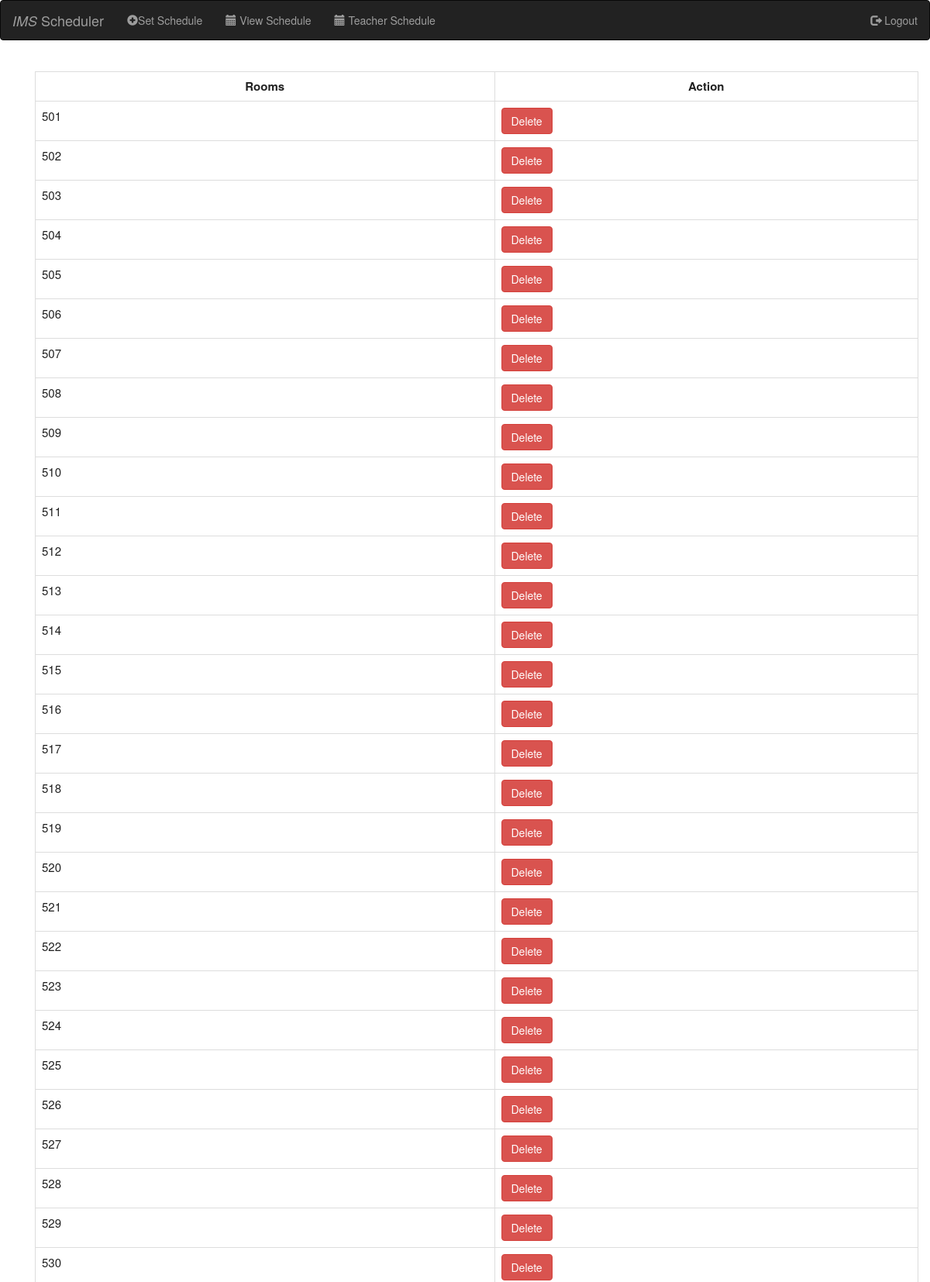
The app's page /roomlist.php (upper part) with its own data.
### tables this page shows
CREATE TABLE `rooms` (
  `room_id` int(11) NOT NULL,
  `room` varchar(250) NOT NULL,
  `is_group` tinyint(1) NOT NULL
);

### roomlist.php (the view, shortened to what this page needs)
<?php
include_once("header.php");
include_once("navbar.php");
?>
<html>
<head>
</head>
<body><br>
    <div class="container">
        <body>
            <?php
            echo "<tr>
            <td>";
            require 'databaasee.php';
            $query = ("SELECT * FROM rooms");
            $result = mysqli_query($connect, $query) or die(mysqli_error($connect));
            echo "<div class='container'><table width='' class='table table-bordered' border='1' >
                            <tr>
                            <th>Rooms</th>
								            <th>Action</th>
                            </tr>";
            while ($row = mysqli_fetch_assoc($result)) {
                echo "<tr>";
                echo "<td>" . $row['room'] . "</td>";
                echo "<td><form class='form-horizontal' method='post' action='roomlist.php'>
                        <input name='room_id' type='hidden' value='" . $row['room_id'] . "';>
                        <input type='submit' class='btn btn-danger' name='delete' value='Delete'>
                        </form></td>";
                echo "</tr>";
            }
            echo "</table>";
            echo "</td>
        </tr>";
            ?>
    </div>
</body>
</html>
<?php
include_once("footer.php");
?>

### style.css (style rules this page uses)
.table, th, td { border: 1px solid rgb(0, 0, 0); border-collapse: collapse; color: #212121; font-size: 15px; }
th, td { background-color: #ffffff; }

### roomlist.php (style rules this page uses)
body { background-image: url(); background-color: white; }
th { text-align: center; }
tr { height: 30px; }
td { padding-top: 5px; padding-left: 20px; padding-bottom: 5px; height: 20px; }

### records on screen
rooms: room "501"
rooms: room "502"
rooms: room "503"
rooms: room "504"
rooms: room "505"
rooms: room "506"
rooms: room "507"
rooms: room "508"
rooms: room "509"
rooms: room "510"
rooms: room "511"
rooms: room "512"
rooms: room "513"
rooms: room "514"
rooms: room "515"
rooms: room "516"
rooms: room "517"
rooms: room "518"
rooms: room "519"
rooms: room "520"
rooms: room "521"
rooms: room "522"
rooms: room "523"
rooms: room "524"
rooms: room "525"
rooms: room "526"
rooms: room "527"
rooms: room "528"
rooms: room "529"
rooms: room "530"
